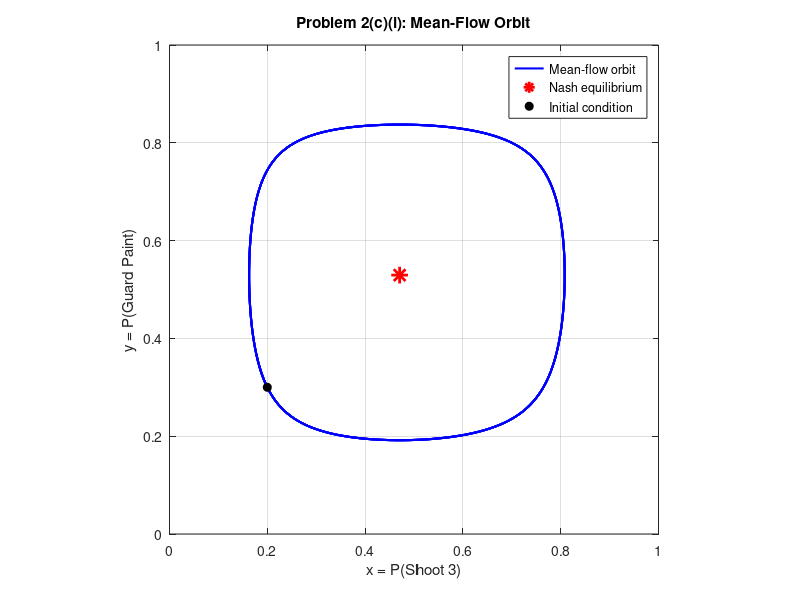

The MATLAB source for this figure: (Note: this script raises an error after producing the figure.)

%% APPM 5370 - Homework 6
% Problem 2(c): Policy-Gradient Learning

clear; clc; close all;
rng(6);

%% Parameters

eta = 0.02;
N = 4e5;

xStar = 8/17;
yStar = 9/17;

tauVals = [0, 0.05];

% Logistic policy
sigmoid = @(theta) 1./(1+exp(-theta));

%% Part 2(c)(i): Deterministic Mean-Flow Orbit

% Mean-flow equations from Problem 2(b)
meanFlow = @(t,z) [ ...
    0.85*eta*(z(1)*(1-z(1)))^2*(z(2)-yStar);
   -0.85*eta*(z(2)*(1-z(2)))^2*(z(1)-xStar)];

% Initial strategy probabilities
z0 = [0.2; 0.3];

opts = odeset('RelTol',1e-10, ...
              'AbsTol',1e-12, ...
              'MaxStep',20);

[tOrbit, zOrbit] = ode45(meanFlow, ...
                        [0 40000], z0, opts);

xOrbit = zOrbit(:,1);
yOrbit = zOrbit(:,2);

% Antiderivative for K
F = @(s,a) (1-2*a).*log(s./(1-s)) ...
    + a./s + (1-a)./(1-s);

K = @(x,y) ...
    F(x,xStar)-F(xStar,xStar) + ...
    F(y,yStar)-F(yStar,yStar);

Kvals = K(xOrbit,yOrbit);

fprintf('PART 2(c)(i): MEAN-FLOW ORBIT\n');
fprintf('x range: [%.6f, %.6f]\n', ...
    min(xOrbit),max(xOrbit));
fprintf('y range: [%.6f, %.6f]\n', ...
    min(yOrbit),max(yOrbit));
fprintf('K initial: %.8f\n', Kvals(1));
fprintf('K variation: %.6e\n\n', ...
    max(Kvals)-min(Kvals));

% Plot mean-flow orbit
figure(1);

plot(xOrbit,yOrbit,'b-', 'LineWidth',1.5);
hold on;

plot(xStar,yStar,'r*', ...
    'MarkerSize',12,'LineWidth',2);

plot(z0(1),z0(2),'ko', ...
    'MarkerFaceColor','k');

xlabel('x = P(Shoot 3)');
ylabel('y = P(Guard Paint)');
title('Problem 2(c)(i): Mean-Flow Orbit');

legend('Mean-flow orbit','Nash equilibrium', ...
    'Initial condition','Location','best');

xlim([0 1]);
ylim([0 1]);
axis square;
grid on;

%% Part 2(c)(ii): Stochastic Policy Gradients

% Rows: shoot 2, shoot 3
% Columns: guard arc (a=0), guard paint (a=1)

makeProb = [0.60, 0.40;
            0.25, 0.40];

shotPoints = [2, 3];

X = zeros(N+1,2);
Y = zeros(N+1,2);

for j = 1:length(tauVals)

    entTau = tauVals(j);

    % Initial logits
    theta1 = 0.3;
    theta2 = -0.3;

    % Running-average reward baseline
    baselinePts = 0;

    for n = 1:N

        % Current policies
        x = sigmoid(theta1);
        y = sigmoid(theta2);

        X(n,j) = x;
        Y(n,j) = y;

        % Sample offensive and defensive actions
        % aOff = 1 means shoot 3
        % aDef = 1 means guard paint

        aOff = double(rand < x);
        aDef = double(rand < y);

        % Random shot outcome
        pMake = makeProb(aOff+1,aDef+1);

        madeShot = rand < pMake;

        % Offensive reward
        points = shotPoints(aOff+1)*madeShot;

        % Defense reward is negative points

        % Policy gradients with entropy bonus
        grad1 = (points-baselinePts)*(aOff-x) ...
            - entTau*theta1*x*(1-x);

        grad2 = (-points+baselinePts)*(aDef-y) ...
            - entTau*theta2*y*(1-y);

        % Update logits
        theta1 = theta1 + eta*grad1;
        theta2 = theta2 + eta*grad2;

        % Update baseline AFTER gradient calculation
        baselinePts = baselinePts + ...
            (points-baselinePts)/n;

    end

    % Record final policy
    X(N+1,j) = sigmoid(theta1);
    Y(N+1,j) = sigmoid(theta2);

end

%% Compute Early/Late Statistics

q = N/4;

earlyIdx = 1:q;
lateIdx = (N-q+1):N;

xLastAvg = zeros(2,1);
yLastAvg = zeros(2,1);

distEarly = zeros(2,1);
distLate = zeros(2,1);

for j = 1:2

    xLastAvg(j) = mean(X(lateIdx,j));
    yLastAvg(j) = mean(Y(lateIdx,j));

    % Euclidean distance to Nash equilibrium
    d = hypot(X(:,j)-xStar, ...
              Y(:,j)-yStar);

    distEarly(j) = mean(d(earlyIdx));
    distLate(j) = mean(d(lateIdx));

end

Results = table(tauVals',xLastAvg,yLastAvg, ...
    distEarly,distLate, ...
    'VariableNames', ...
    {'EntropyTau','xLast','yLast', ...
     'DistanceEarly','DistanceLate'});

disp('PART 2(c)(ii): STOCHASTIC RESULTS')
disp(Results)

%% Plot Stochastic Trajectories

figure(2);

for j = 1:2

    subplot(1,2,j);

    % Downsample for plotting clarity
    idx = 1:50:(N+1);

    plot(X(idx,j),Y(idx,j), ...
        'b-','LineWidth',0.8);
    hold on;

    plot(xStar,yStar,'r*', ...
        'MarkerSize',12,'LineWidth',2);

    plot(X(1,j),Y(1,j),'ko', ...
        'MarkerFaceColor','k');

    xlabel('x = P(Shoot 3)');
    ylabel('y = P(Guard Paint)');

    title(sprintf('Entropy Bonus: tau = %.2f', ...
        tauVals(j)));

    legend('Learning trajectory', ...
        'Nash equilibrium','Initial strategy', ...
        'Location','best');

    xlim([0 1]);
    ylim([0 1]);
    axis square;
    grid on;

end

sgtitle('Problem 2(c)(ii): Stochastic Learning');

%% Optional: Distance From Nash Over Time

figure(3);

idx = 1:200:(N+1);

d0 = hypot(X(:,1)-xStar,Y(:,1)-yStar);
d1 = hypot(X(:,2)-xStar,Y(:,2)-yStar);

plot(idx,d0(idx),'b-', 'LineWidth',1);
hold on;

plot(idx,d1(idx),'r-', 'LineWidth',1);

xlabel('Possession Number');
ylabel('Distance From Nash Equilibrium');
title('Problem 2(c): Distance From Equilibrium');

legend('tau = 0','tau = 0.05', ...
    'Location','best');

grid on;
